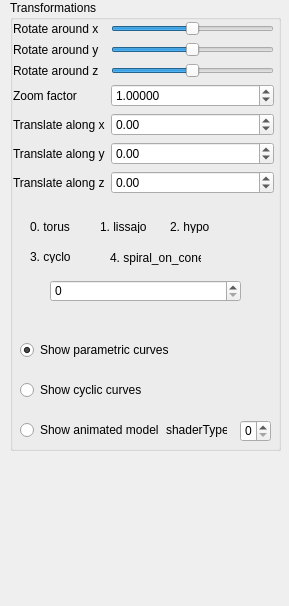
<?xml version="1.0" encoding="UTF-8"?>
<ui version="4.0">
 <class>SideWidget</class>
 <widget class="QWidget" name="SideWidget">
  <property name="geometry">
   <rect>
    <x>0</x>
    <y>0</y>
    <width>289</width>
    <height>606</height>
   </rect>
  </property>
  <property name="sizePolicy">
   <sizepolicy hsizetype="Fixed" vsizetype="Preferred">
    <horstretch>0</horstretch>
    <verstretch>0</verstretch>
   </sizepolicy>
  </property>
  <property name="minimumSize">
   <size>
    <width>269</width>
    <height>0</height>
   </size>
  </property>
  <property name="windowTitle">
   <string>Form</string>
  </property>
  <widget class="QGroupBox" name="groupBox">
   <property name="geometry">
    <rect>
     <x>10</x>
     <y>0</y>
     <width>271</width>
     <height>451</height>
    </rect>
   </property>
   <property name="title">
    <string>Transformations</string>
   </property>
   <widget class="QWidget" name="layoutWidget">
    <property name="geometry">
     <rect>
      <x>3</x>
      <y>21</y>
      <width>261</width>
      <height>184</height>
     </rect>
    </property>
    <layout class="QFormLayout" name="formLayout">
     <item row="0" column="0">
      <widget class="QLabel" name="label">
       <property name="text">
        <string>Rotate around x</string>
       </property>
       <property name="buddy">
        <cstring>rotate_x_slider</cstring>
       </property>
      </widget>
     </item>
     <item row="0" column="1">
      <widget class="QSlider" name="rotate_x_slider">
       <property name="minimum">
        <number>-180</number>
       </property>
       <property name="maximum">
        <number>180</number>
       </property>
       <property name="orientation">
        <enum>Qt::Horizontal</enum>
       </property>
      </widget>
     </item>
     <item row="1" column="0">
      <widget class="QLabel" name="label_2">
       <property name="text">
        <string>Rotate around y</string>
       </property>
       <property name="buddy">
        <cstring>rotate_y_slider</cstring>
       </property>
      </widget>
     </item>
     <item row="1" column="1">
      <widget class="QSlider" name="rotate_y_slider">
       <property name="minimum">
        <number>-180</number>
       </property>
       <property name="maximum">
        <number>180</number>
       </property>
       <property name="orientation">
        <enum>Qt::Horizontal</enum>
       </property>
      </widget>
     </item>
     <item row="2" column="0">
      <widget class="QLabel" name="label_3">
       <property name="text">
        <string>Rotate around z</string>
       </property>
       <property name="buddy">
        <cstring>rotate_z_slider</cstring>
       </property>
      </widget>
     </item>
     <item row="2" column="1">
      <widget class="QSlider" name="rotate_z_slider">
       <property name="minimum">
        <number>-180</number>
       </property>
       <property name="maximum">
        <number>180</number>
       </property>
       <property name="orientation">
        <enum>Qt::Horizontal</enum>
       </property>
      </widget>
     </item>
     <item row="3" column="0">
      <widget class="QLabel" name="label_4">
       <property name="text">
        <string>Zoom factor</string>
       </property>
       <property name="buddy">
        <cstring>zoom_factor_spin_box</cstring>
       </property>
      </widget>
     </item>
     <item row="3" column="1">
      <widget class="QDoubleSpinBox" name="zoom_factor_spin_box">
       <property name="toolTip">
        <string/>
       </property>
       <property name="decimals">
        <number>5</number>
       </property>
       <property name="minimum">
        <double>0.000100000000000</double>
       </property>
       <property name="maximum">
        <double>10000.000000000000000</double>
       </property>
       <property name="singleStep">
        <double>0.100000000000000</double>
       </property>
       <property name="value">
        <double>1.000000000000000</double>
       </property>
      </widget>
     </item>
     <item row="4" column="0">
      <widget class="QLabel" name="label_5">
       <property name="text">
        <string>Translate along x</string>
       </property>
       <property name="buddy">
        <cstring>trans_x_spin_box</cstring>
       </property>
      </widget>
     </item>
     <item row="4" column="1">
      <widget class="QDoubleSpinBox" name="trans_x_spin_box">
       <property name="minimum">
        <double>-100.000000000000000</double>
       </property>
       <property name="maximum">
        <double>100.000000000000000</double>
       </property>
       <property name="singleStep">
        <double>0.100000000000000</double>
       </property>
      </widget>
     </item>
     <item row="5" column="0">
      <widget class="QLabel" name="label_6">
       <property name="text">
        <string>Translate along y</string>
       </property>
       <property name="buddy">
        <cstring>trans_y_spin_box</cstring>
       </property>
      </widget>
     </item>
     <item row="5" column="1">
      <widget class="QDoubleSpinBox" name="trans_y_spin_box">
       <property name="minimum">
        <double>-100.000000000000000</double>
       </property>
       <property name="maximum">
        <double>100.000000000000000</double>
       </property>
       <property name="singleStep">
        <double>0.100000000000000</double>
       </property>
      </widget>
     </item>
     <item row="6" column="0">
      <widget class="QLabel" name="label_7">
       <property name="text">
        <string>Translate along z</string>
       </property>
       <property name="buddy">
        <cstring>trans_z_spin_box</cstring>
       </property>
      </widget>
     </item>
     <item row="6" column="1">
      <widget class="QDoubleSpinBox" name="trans_z_spin_box">
       <property name="minimum">
        <double>-100.000000000000000</double>
       </property>
       <property name="maximum">
        <double>100.000000000000000</double>
       </property>
       <property name="singleStep">
        <double>0.100000000000000</double>
       </property>
      </widget>
     </item>
    </layout>
   </widget>
   <widget class="QRadioButton" name="show_animated_model_radio_button">
    <property name="geometry">
     <rect>
      <x>10</x>
      <y>420</y>
      <width>251</width>
      <height>20</height>
     </rect>
    </property>
    <property name="text">
     <string>Show animated model</string>
    </property>
   </widget>
   <widget class="QRadioButton" name="show_cyclic_curves_radio_btn">
    <property name="geometry">
     <rect>
      <x>10</x>
      <y>380</y>
      <width>251</width>
      <height>20</height>
     </rect>
    </property>
    <property name="sizePolicy">
     <sizepolicy hsizetype="Maximum" vsizetype="Fixed">
      <horstretch>0</horstretch>
      <verstretch>0</verstretch>
     </sizepolicy>
    </property>
    <property name="text">
     <string>Show cyclic curves</string>
    </property>
   </widget>
   <widget class="QRadioButton" name="show_parametric_curves_radio_btn">
    <property name="enabled">
     <bool>true</bool>
    </property>
    <property name="geometry">
     <rect>
      <x>10</x>
      <y>340</y>
      <width>251</width>
      <height>20</height>
     </rect>
    </property>
    <property name="sizePolicy">
     <sizepolicy hsizetype="Minimum" vsizetype="Fixed">
      <horstretch>0</horstretch>
      <verstretch>0</verstretch>
     </sizepolicy>
    </property>
    <property name="text">
     <string>Show parametric curves</string>
    </property>
    <property name="checked">
     <bool>true</bool>
    </property>
   </widget>
   <widget class="QSpinBox" name="pc_spin_box">
    <property name="geometry">
     <rect>
      <x>40</x>
      <y>280</y>
      <width>191</width>
      <height>22</height>
     </rect>
    </property>
    <property name="maximum">
     <number>4</number>
    </property>
   </widget>
   <widget class="QLabel" name="label_8">
    <property name="geometry">
     <rect>
      <x>20</x>
      <y>220</y>
      <width>47</width>
      <height>13</height>
     </rect>
    </property>
    <property name="text">
     <string>0. torus</string>
    </property>
   </widget>
   <widget class="QLabel" name="label_9">
    <property name="geometry">
     <rect>
      <x>20</x>
      <y>250</y>
      <width>47</width>
      <height>13</height>
     </rect>
    </property>
    <property name="text">
     <string>3. cyclo</string>
    </property>
   </widget>
   <widget class="QLabel" name="label_10">
    <property name="geometry">
     <rect>
      <x>90</x>
      <y>220</y>
      <width>47</width>
      <height>13</height>
     </rect>
    </property>
    <property name="text">
     <string>1. lissajou</string>
    </property>
   </widget>
   <widget class="QLabel" name="label_11">
    <property name="geometry">
     <rect>
      <x>160</x>
      <y>220</y>
      <width>47</width>
      <height>13</height>
     </rect>
    </property>
    <property name="text">
     <string>2. hypo</string>
    </property>
   </widget>
   <widget class="QLabel" name="label_12">
    <property name="geometry">
     <rect>
      <x>100</x>
      <y>250</y>
      <width>91</width>
      <height>16</height>
     </rect>
    </property>
    <property name="text">
     <string>4. spiral_on_cone</string>
    </property>
   </widget>
   <widget class="QSpinBox" name="shaderTypeSpinBox">
    <property name="geometry">
     <rect>
      <x>230</x>
      <y>420</y>
      <width>31</width>
      <height>22</height>
     </rect>
    </property>
    <property name="maximum">
     <number>3</number>
    </property>
   </widget>
   <widget class="QLabel" name="label_13">
    <property name="geometry">
     <rect>
      <x>156</x>
      <y>420</y>
      <width>61</width>
      <height>20</height>
     </rect>
    </property>
    <property name="text">
     <string>shaderType</string>
    </property>
   </widget>
  </widget>
 </widget>
 <resources/>
 <connections/>
</ui>
